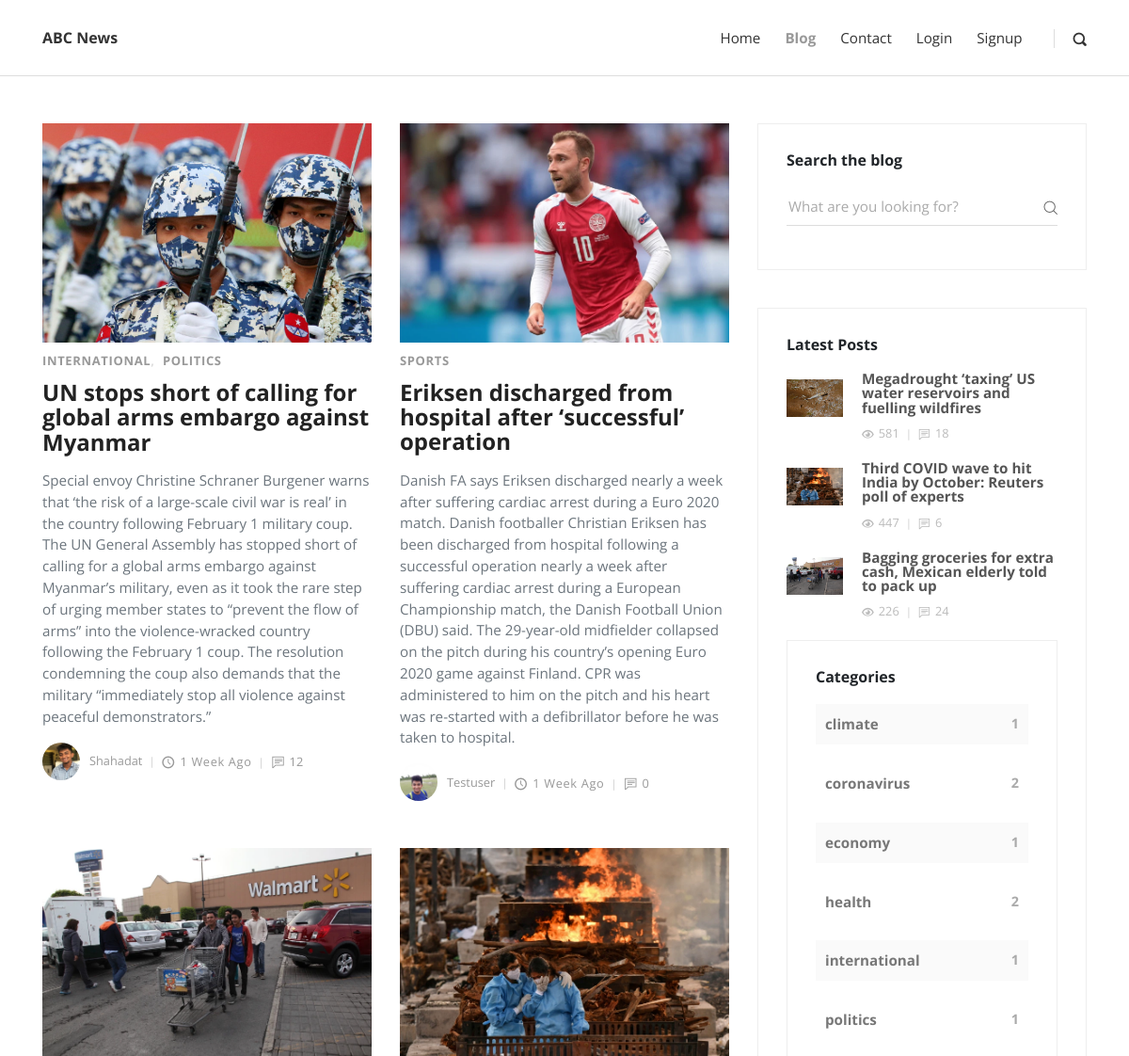
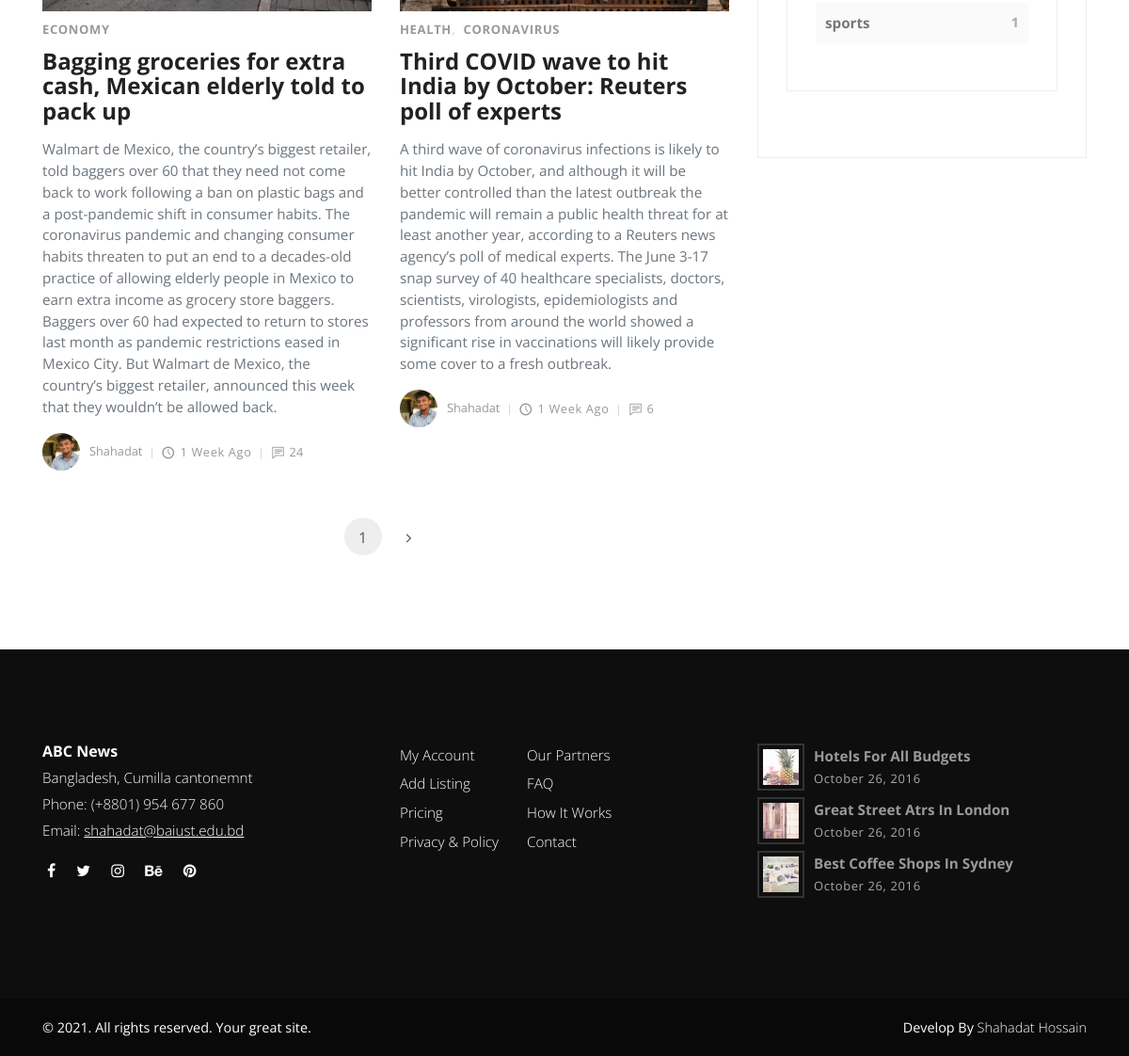
Screenshot of /blog/ with the database file from the repository (2 pictures, top to bottom).
### blog/models/post.py (models this page shows, shortened)
class Post(models.Model):
    title = models.CharField(max_length=120)
    author = models.ForeignKey(Author, on_delete=models.CASCADE)
    categories = models.ManyToManyField(Category)
    overview = models.TextField(default='not available')
    thumbnail = models.ImageField(upload_to='post', default='no_image.jpeg')
    content = RichTextUploadingField(default='no content available')
    view_count = models.IntegerField(default=0)
    comment_count = models.IntegerField(default=0)
    timestamp = models.DateTimeField(auto_now_add=True)
    featured = models.BooleanField(default=True)
    previous_post = models.ForeignKey('self', on_delete=models.SET_NULL,
                                      related_name='previous',
                                      blank=True, null=True)
    next_post = models.ForeignKey('self', on_delete=models.SET_NULL,
                                  related_name='next',
                                  blank=True, null=True)
    def admin_photo(self):
        return mark_safe('<img src="{}" width="100" />'.format(self.thumbnail.url))
    admin_photo.short_description = 'Image'
    admin_photo.allow_tags = True
    def get_absolute_url(self):
        return reverse('post-view', kwargs={
            'id': self.id,
        })

### blog/models/category.py (models this page shows, shortened)
class Category(models.Model):
    name = models.CharField(max_length=20)

### blog/models/author.py (models this page shows, shortened)
class Author(models.Model):
    author = models.OneToOneField(User, on_delete=models.CASCADE)
    image = models.ImageField(upload_to='post', default='no_pic.jpg', blank=True)
    bio = models.TextField(max_length=500, blank=True)
    location = models.CharField(max_length=30, blank=True)
    birth_date = models.DateField(null=True, blank=True)
    def __str__(self):
        return str(self.author)
    def admin_photo(self):
        return mark_safe('<img src="{}" width="100" />'.format(self.image.url))
    admin_photo.short_description = 'Image'
    admin_photo.allow_tags = True

### blog/views/blog_view.py (the view)
# urls.py: path('blog/', blogView, name='blog-view'),
def blogView(request):
    category_count = get_category_count()
    latest_post = Post.objects.order_by('-timestamp')[0:3]
    blog_list = Post.objects.all()
    paginator = Paginator(blog_list, 4)
    page_request_var = 'page'
    page = request.GET.get(page_request_var)
    try:
        paginated_queryset = paginator.page(page)
    except PageNotAnInteger:
        paginated_queryset = paginator.page(1)
    except EmptyPage:
        paginated_queryset = paginator.page(paginator.num_pages)
    context = {
        'category_count': category_count,
        'queryset': paginated_queryset,
        'page_request_var': page_request_var,
        'latest_post': latest_post,
    }
    return render(request, 'blog.html', context)

### blog/views/category_count_view.py (called while the page is built)
def get_category_count():
    queryset = Post \
        .objects \
        .values('categories__name') \
        .annotate(Count('categories__name'))
    return queryset

### templates/blog.html (shortened to what this page needs)
{% extends 'base.html' %}
{% load static %}
{% block content %}
<div class="container">
    <div class="row">
        <main class="posts-listing col-lg-8">
            <div class="container">
                <div class="row">
                    {% for blog in queryset %}
                    <div class="post col-xl-6">
                        <div class="post-thumbnail">
                            <a href="">
                            <img src="{{ blog.thumbnail.url }}" alt="..."
                                                                             class="img-fluid"></a></div>
                        <div class="post-details">
                            <div class="post-meta d-flex justify-content-between">
                                <div class="category">
                                    {% for cat in blog.categories.all %}
                                    <a href="#">{{ cat.name }}</a>
                                    {% endfor %}
                                </div>
                            </div>
                            <a href="{{ blog.get_absolute_url }}">
                                <h3 class="h4">{{ blog.title }}</h3></a>
                            <p class="text-muted">{{ blog.overview }}</p>
                            <footer class="post-footer d-flex align-items-center"><a href="#"
                                                                                     class="author d-flex align-items-center flex-wrap">
                                <div class="avatar"><img src="{{ blog.author.image.url }}" alt="..." class="img-fluid">
                                </div>
                                <div class="title"><span>{{ blog.author }}</span></div>
                            </a>
                                <div class="date"><i class="icon-clock"></i>{{ blog.timestamp|timesince }} ago</div>
                                <div class="comments meta-last"><i class="icon-comment"></i>{{ blog.comment_count }}
                                </div>
                            </footer>
                        </div>
                    </div>
                    {% endfor %}
                </div>
                <nav aria-label="Page navigation example">
                    <ul class="pagination pagination-template d-flex justify-content-center">
                        <li class="page-item"><a href="?{{ page_request_var }}={{ queryset.number }}"
                                                 class="page-link active">{{ queryset.number }}</a></li>
                        {% if queryset.has_next %}
                        <li class="page-item"><a href="?{{ page_request_var }}={{ queryset.next_page_number }}"
                                                 class="page-link"> <i class="fa fa-angle-right"></i></a></li>
                        {% endif %}
                    </ul>
                </nav>
            </div>
        </main>
        <aside class="col-lg-4">
            <div class="widget search">
                <header>
                    <h3 class="h6">Search the blog</h3>
                </header>
                <form action="#" class="search-form">
                    <div class="form-group">
                        <input type="search" placeholder="What are you looking for?">
                        <button type="submit" class="submit"><i class="icon-search"></i></button>
                    </div>
                </form>
            </div>
            <div class="widget latest-posts">
                <header>
                    <h3 class="h6">Latest Posts</h3>
                </header>
                {% for article in latest_post %}
                <div class="blog-posts">
                    <a href="{{ article.get_absolute_url }}">
                        <div class="item d-flex align-items-center">
                            <div class="image"><img src="{{ article.thumbnail.url }}" alt="..."
                                                    class="img-fluid"></div>
                            <div class="title"><strong>{{ article.title }}</strong>
                                <div class="d-flex align-items-center">
                                    <div class="views"><i class="icon-eye"></i>{{ article.view_count }}</div>
                                    <div class="comments"><i class="icon-comment"></i>{{ article.comment_count }}</div>
                                </div>
                            </div>
                        </div>
                        {% endfor %}
                    </a>
                </div>
            </div>
            <div class="widget categories">
                <header>
                    <h3 class="h6">Categories</h3>
                </header>
                {% for cat in category_count %}
                <div class="item d-flex justify-content-between">
                    <a href="#">{{ cat.categories__name }}</a>
                    <span>{{ cat.categories__name__count }}</span></div>
                {% endfor %}
            </div>
        </aside>
    </div>
</div>
{% endblock content %}

### templates/base.html (shortened to what this page needs)
<!DOCTYPE html>
{% load static %}
<link rel="stylesheet" type="text/css" href="{% static 'css/custom.css' %}">
<link rel="stylesheet" type="text/css" href="{% static 'css/fontastic.css' %}">
<link rel="stylesheet" type="text/css" href="{% static 'css/style.blue.css' %}">
<link rel="stylesheet" type="text/css" href="{% static 'css/style.green.css' %}">
<link rel="stylesheet" type="text/css" href="{% static 'css/style.pink.css' %}">
<link rel="stylesheet" type="text/css" href="{% static 'css/style.red.css' %}">
<link rel="stylesheet" type="text/css" href="{% static 'css/style.sea.css' %}">
<link rel="stylesheet" type="text/css" href="{% static 'css/style.violet.css' %}">
<link rel="stylesheet" type="text/css" href="{% static 'css/style.default.css' %}">
<html>
{% include "head.html" %}
<body>
{% include "header.html" %}
{% block content %}
{% endblock content %}
{% include "footer.html" %}
</body>
</html>

### templates/head.html (shortened to what this page needs)
{% load static %}
<head>
    <link rel="stylesheet" href="{% static 'vendor/bootstrap/css/bootstrap.min.css' %}">
    <link rel="stylesheet" href="{% static 'vendor/font-awesome/css/font-awesome.min.css' %}">
    <link rel="stylesheet" href="{% static 'css/fontastic.css' %}">
    <link rel="stylesheet" href="{% static 'vendor/@fancyapps/fancybox/jquery.fancybox.min.css' %}">
    <link rel="stylesheet" href="{% static 'css/style.default.css' %}">
    <link rel="stylesheet" href="{% static 'css/custom.css' %}">
  </head>

### templates/header.html (shortened to what this page needs)
{% load static %}
    <header class="header">
      <nav class="navbar navbar-expand-lg">
        <div class="container">
          <div class="navbar-header d-flex align-items-center justify-content-between">
            <a href="/" class="navbar-brand">ABC News</a>
          </div>
          <div id="navbarcollapse" class="collapse navbar-collapse">
            <ul class="navbar-nav ml-auto">
              <li class="nav-item"><a href="/" class="nav-link ">Home</a>
              </li>
              <li class="nav-item"><a href="/blog" class="nav-link active ">Blog</a>
              </li>
              <li class="nav-item"><a href="#" class="nav-link ">Contact</a></li>
              {% if request.user.is_authenticated %}
              <li class="nav-item"><a href="{% url 'logout' %}" class="nav-link ">Logout</a></li>
              {% else %}
              <li class="nav-item"><a href="{% url 'login' %}" class="nav-link ">Login</a></li>
              <li class="nav-item"><a href="{% url 'signup' %}" class="nav-link ">Signup</a>
              </li>
              {% endif %}
            </ul>
            <div class="navbar-text"><a href="#" class="search-btn"><i class="icon-search-1"></i></a></div>
          </div>
        </div>
      </nav>
    </header>

### templates/footer.html
 {% load static %}
    <footer class="main-footer">
      <div class="container">
        <div class="row">
          <div class="col-md-4">
            <div class="logo">
              <h6 class="text-white">ABC News</h6>
            </div>
            <div class="contact-details">
              <p>Bangladesh, Cumilla cantonemnt</p>
              <p>Phone: (+8801) 954 677 860</p>
              <p>Email: <a href="{% static 'mailto: shahadat@baiust.edu.bd' %}">shahadat@baiust.edu.bd</a></p>
              <ul class="social-menu">
                <li class="list-inline-item"><a href="https://www.facebook.com/hossain.shuvo.7860/"><i class="fa fa-facebook"></i></a></li>
                <li class="list-inline-item"><a href="https://www.facebook.com/hossain.shuvo.7860/"><i class="fa fa-twitter"></i></a></li>
                <li class="list-inline-item"><a href="https://www.facebook.com/hossain.shuvo.7860/"><i class="fa fa-instagram"></i></a></li>
                <li class="list-inline-item"><a href="https://www.facebook.com/hossain.shuvo.7860/"><i class="fa fa-behance"></i></a></li>
                <li class="list-inline-item"><a href="https://www.facebook.com/hossain.shuvo.7860/"><i class="fa fa-pinterest"></i></a></li>
              </ul>
            </div>
          </div>
          <div class="col-md-4">
            <div class="menus d-flex">
              <ul class="list-unstyled">
                <li> <a href="http://portfoliomeshahadat.herokuapp.com/">My Account</a></li>
                <li> <a href="#">Add Listing</a></li>
                <li> <a href="#">Pricing</a></li>
                <li> <a href="#">Privacy &amp; Policy</a></li>
              </ul>
              <ul class="list-unstyled">
                <li> <a href="#">Our Partners</a></li>
                <li> <a href="#">FAQ</a></li>
                <li> <a href="#">How It Works</a></li>
                <li> <a href="#">Contact</a></li>
              </ul>
            </div>
          </div>
          <div class="col-md-4">
            <div class="latest-posts"><a href="#">
                <div class="post d-flex align-items-center">
                  <div class="image"><img src="{% static 'img/small-thumbnail-1.jpg' %}" alt="..." class="img-fluid"></div>
                  <div class="title"><strong>Hotels for all budgets</strong><span class="date last-meta">October 26, 2016</span></div>
                </div></a><a href="#">
                <div class="post d-flex align-items-center">
                  <div class="image"><img src="{% static 'img/small-thumbnail-2.jpg' %}" alt="..." class="img-fluid"></div>
                  <div class="title"><strong>Great street atrs in London</strong><span class="date last-meta">October 26, 2016</span></div>
                </div></a><a href="#">
                <div class="post d-flex align-items-center">
                  <div class="image"><img src="{% static 'img/small-thumbnail-3.jpg' %}" alt="..." class="img-fluid"></div>
                  <div class="title"><strong>Best coffee shops in Sydney</strong><span class="date last-meta">October 26, 2016</span></div>
                </div></a></div>
          </div>
        </div>
      </div>
      <div class="copyrights">
        <div class="container">
          <div class="row">
            <div class="col-md-6">
              <p>&copy; 2021. All rights reserved. Your great site.</p>
            </div>
            <div class="col-md-6 text-right">
              <p>Develop By <a href="http://portfoliomeshahadat.herokuapp.com/#education" class="text-white">Shahadat Hossain</a>
              </p>
            </div>
          </div>
        </div>
      </div>
    </footer>

### templates/scripts.html (shortened to what this page needs)
{% load static %}

### rows the page displays
Post: thumbnail (picture), title "UN stops short of calling for global arms embargo against Myanmar", overview "Special envoy Christine Schraner Burgener warns that ‘the risk of a large-scale civil war is real’ in the country following February 1 military coup. The UN General Assembly has stopped short of calling for a global arms embargo against Myanmar’s military, even as it took the rare step of urging member states to “prevent the flow of arms” into the violence-wracked country following the February 1 coup. The resolution condemning the coup also demands that the military “immediately stop all violence against peaceful demonstrators.”", author.image (picture), author "Shahadat", timestamp "1 Week", comment_count "12"
Category: name "INTERNATIONAL", categories__name "international", categories__name__count "1"
Category: name "POLITICS"
Post: thumbnail (picture), title "Eriksen discharged from hospital after ‘successful’ operation", overview "Danish FA says Eriksen discharged nearly a week after suffering cardiac arrest during a Euro 2020 match. Danish footballer Christian Eriksen has been discharged from hospital following a successful operation nearly a week after suffering cardiac arrest during a European Championship match, the Danish Football Union (DBU) said. The 29-year-old midfielder collapsed on the pitch during his country’s opening Euro 2020 game against Finland. CPR was administered to him on the pitch and his heart was re-started with a defibrillator before he was taken to hospital.", author.image (picture), author "Testuser", timestamp "1 Week", comment_count "0"
Category: name "SPORTS"
Post: thumbnail (picture), title "Bagging groceries for extra cash, Mexican elderly told to pack up", overview "Walmart de Mexico, the country’s biggest retailer, told baggers over 60 that they need not come back to work following a ban on plastic bags and a post-pandemic shift in consumer habits. The coronavirus pandemic and changing consumer habits threaten to put an end to a decades-old practice of allowing elderly people in Mexico to earn extra income as grocery store baggers. Baggers over 60 had expected to return to stores last month as pandemic restrictions eased in Mexico City. But Walmart de Mexico, the country’s biggest retailer, announced this week that they wouldn’t be allowed back.", author.image (picture), author "Shahadat", timestamp "1 Week", comment_count "24", view_count "226"
Category: name "ECONOMY"
Post: thumbnail (picture), title "Third COVID wave to hit India by October: Reuters poll of experts", overview "A third wave of coronavirus infections is likely to hit India by October, and although it will be better controlled than the latest outbreak the pandemic will remain a public health threat for at least another year, according to a Reuters news agency’s poll of medical experts. The June 3-17 snap survey of 40 healthcare specialists, doctors, scientists, virologists, epidemiologists and professors from around the world showed a significant rise in vaccinations will likely provide some cover to a fresh outbreak.", author.image (picture), author "Shahadat", timestamp "1 Week", comment_count "6", view_count "447"
Category: name "HEALTH"
Category: name "CORONAVIRUS"
Post: thumbnail (picture), title "Megadrought ‘taxing’ US water reservoirs and fuelling wildfires", view_count "581", comment_count "18"

### other values shown
{{ queryset.number }} "1"
{{ cat.categories__name }} "climate" "coronavirus" "economy" "health" "politics" "sports"
{{ cat.categories__name__count }} "1" "2" "1" "2" "1" "1"
